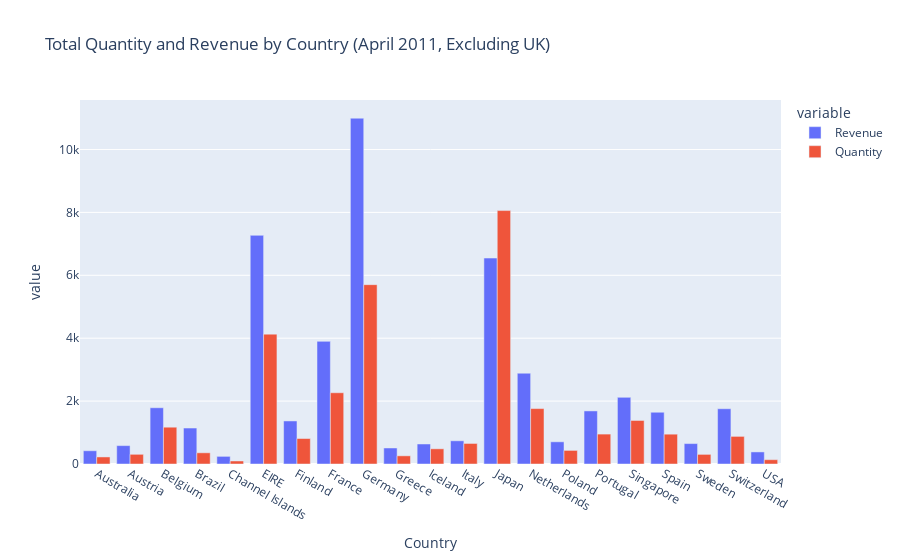

The code cell stored with this chart in its notebook:
### Code cell
def plot_bar_chart():
    fig = px.bar(agg_data_april_2011, 
                 x="Country", 
                 y=["Revenue", "Quantity"], 
                 barmode="group", 
                 title="Total Quantity and Revenue by Country (April 2011, Excluding UK)")
    fig.show()
plot_bar_chart()

### Figure 1 — Plotly figure (JSON) as saved in the notebook; plotly's stock layout.template omitted (floating-point values rounded to 4 significant figures)
{"data": [{"alignmentgroup": "True", "hovertemplate": "variable=Revenue<br>Country=%{x}<br>value=%{y}<extra></extra>", "legendgroup": "Revenue", "marker": {"color": "#636efa", "pattern": {"shape": ""}}, "name": "Revenue", "offsetgroup": "Revenue", "orientation": "v", "showlegend": true, "textposition": "auto", "type": "bar", "x": ["Australia", "Austria", "Belgium", "Brazil", "Channel Islands", "EIRE", "Finland", "France", "Germany", "Greece", "Iceland", "Italy", "Japan", "Netherlands", "Poland", "Portugal", "Singapore", "Spain", "Sweden", "Switzerland", "USA"], "xaxis": "x", "y": [421.6, 584.8, 1788.0, 1144.0, 243.0, 7270.0, 1369.0, 3899.0, 10990.0, 509.7, 636.2, 737.8, 6548.0, 2887.0, 705.8, 1688.0, 2119.0, 1646.0, 649.1, 1757.0, 383.9], "yaxis": "y"}, {"alignmentgroup": "True", "hovertemplate": "variable=Quantity<br>Country=%{x}<br>value=%{y}<extra></extra>", "legendgroup": "Quantity", "marker": {"color": "#EF553B", "pattern": {"shape": ""}}, "name": "Quantity", "offsetgroup": "Quantity", "orientation": "v", "showlegend": true, "textposition": "auto", "type": "bar", "x": ["Australia", "Austria", "Belgium", "Brazil", "Channel Islands", "EIRE", "Finland", "France", "Germany", "Greece", "Iceland", "Italy", "Japan", "Netherlands", "Poland", "Portugal", "Singapore", "Spain", "Sweden", "Switzerland", "USA"], "xaxis": "x", "y": [224.0, 308.0, 1170.0, 356.0, 96.0, 4129.0, 810.0, 2265.0, 5702.0, 260.0, 483.0, 653.0, 8058.0, 1762.0, 432.0, 951.0, 1384.0, 948.0, 306.0, 878.0, 137.0], "yaxis": "y"}], "layout": {"barmode": "group", "legend": {"title": {"text": "variable"}, "tracegroupgap": 0}, "title": {"text": "Total Quantity and Revenue by Country (April 2011, Excluding UK)"}, "xaxis": {"anchor": "y", "domain": [0, 1], "title": {"text": "Country"}}, "yaxis": {"anchor": "x", "domain": [0, 1], "title": {"text": "value"}}}}
